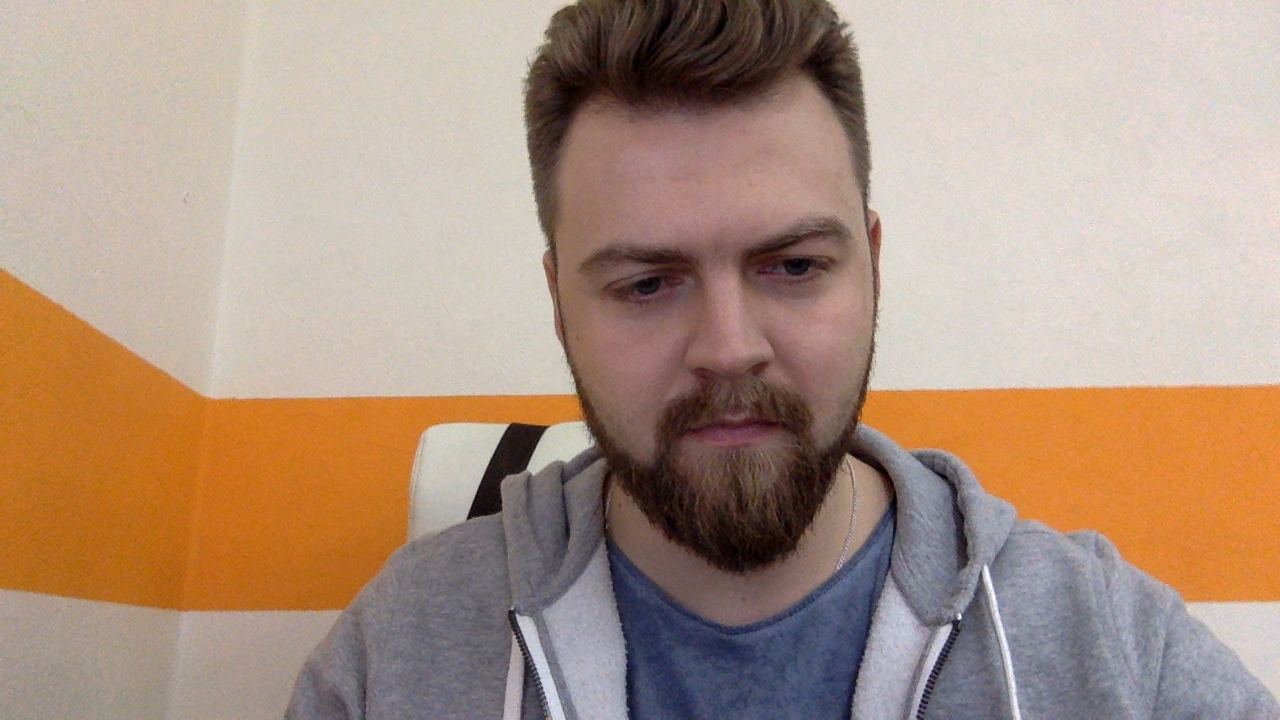
//> input picture wthInvisMan/wthInvisMan/background.png, 1280 x 720 px
$ ./main   (built with g++ and OpenCV 4)
//> lines starting //> are read from the running program, lines starting //| are printed output that depends on the picture; after the words box and inside, x2 and y2 are one past the last pixel; in counts of white or black regions, pixels touching at a corner belong together
//
//  main.cpp
//  wthInvisMan
//
//  Created by Alexey Dubrov on 11/25/17.
//  Copyright © 2017 Alexey Dubrov. All rights reserved.
//

#include <iostream>
#include <opencv2/imgproc.hpp>
#include <opencv2/highgui.hpp>

using namespace cv;

Scalar convertHsv(double h, double s, double v) {
    return Scalar((double)179 / 365 * h, (double)255 / 100 * s, (double)255 / 100 * v);
}

int main(int argc, const char * argv[]) {
    Scalar l = convertHsv(63, 10, 5);
    Scalar u = convertHsv(140, 140, 140);

    VideoCapture cap(0);
    if(!cap.isOpened()) return -1;

    Mat frame, hsv;

    namedWindow("Invisible Man", 1);

    int replace_counter = 0;
    Mat replace_bg = imread("/Work/Workspaces/Garage/wth3/wth-invisible-man/background.png");
//> replace_bg is the input picture: 720 rows x 1280 cols, CV_8UC3; mean B, G, R 130, 147.5, 172.5
    Mat f1_kernel = Mat::ones(5, 5, CV_64F);

    for(;;)
    {
        cap >> frame;
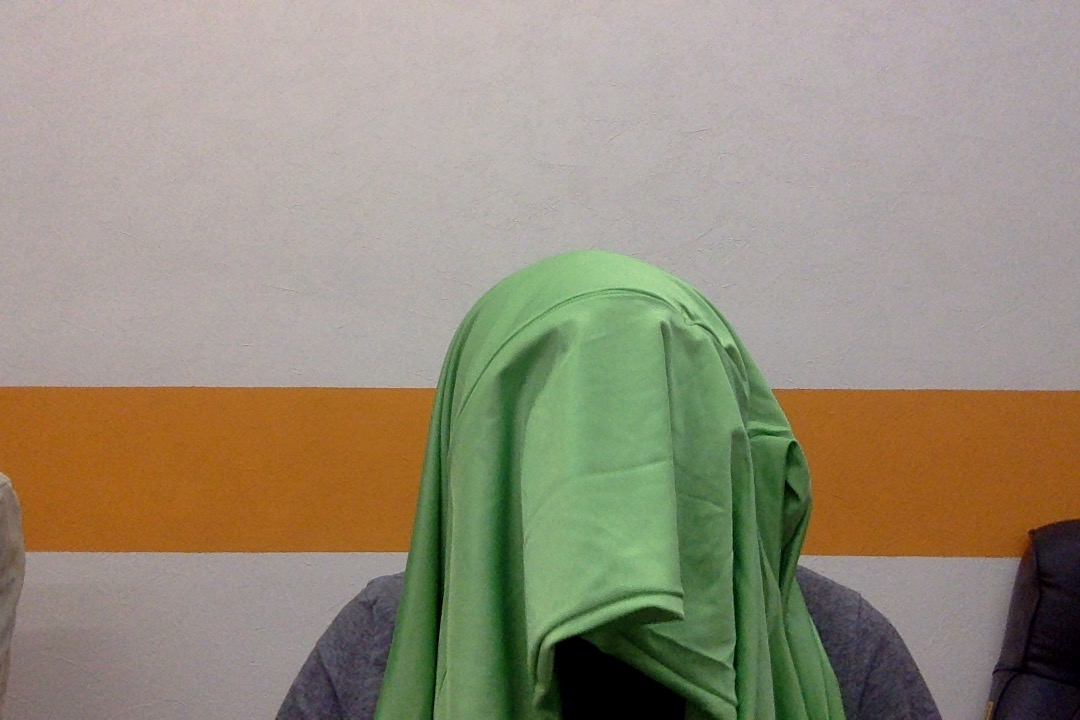
//> input picture boris.jpg, 1080 x 720 px, given in place of the camera
//> frame is the input picture: 720 rows x 1080 cols, CV_8UC3; mean B, G, R 122, 141.2, 148.5
        cvtColor(frame, hsv, COLOR_BGR2HSV);
//> hsv: 720 rows x 1080 cols, CV_8UC3; mean H, S, V 52.5, 63.7, 156.4

        Mat mask;
        inRange(hsv, l, u, mask);
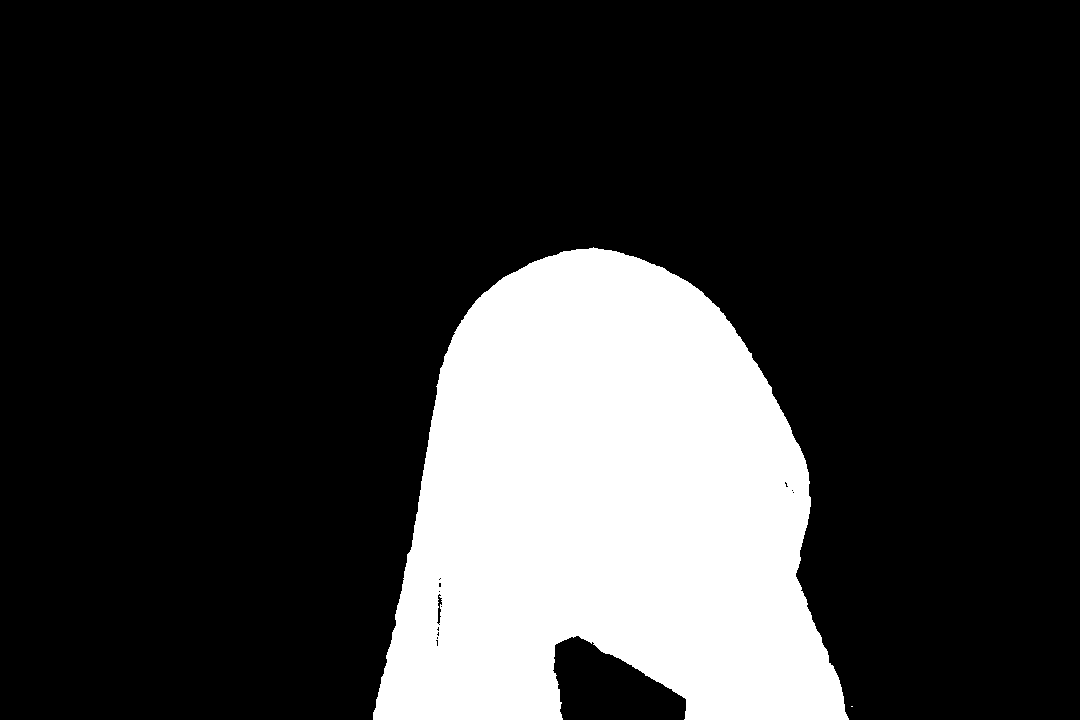
//> mask: 720 rows x 1080 cols, CV_8UC1; 20.6% white; 2 white regions (1 under 20 px), largest, box (x1, y1, x2, y2) and area: (373, 247, 849, 720) 159917

        medianBlur(mask, mask, 9);
        filter2D(mask, mask, -1, f1_kernel);
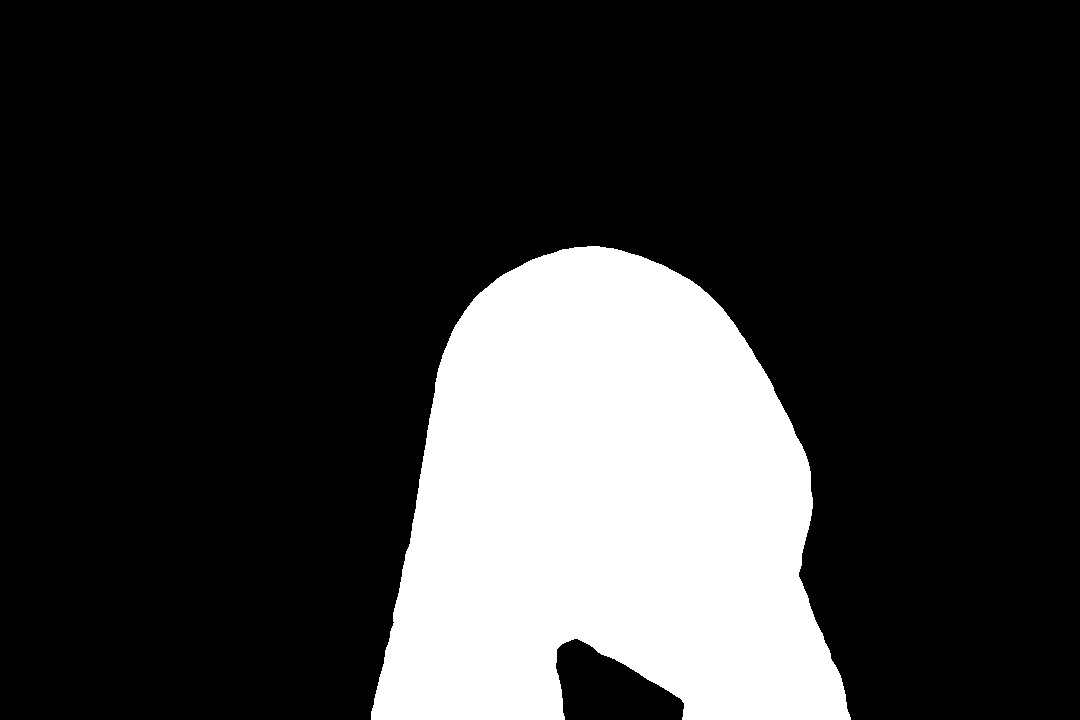
//> mask: 720 rows x 1080 cols, CV_8UC1; 21% white; 1 white region, box (x1, y1, x2, y2) and area: (371, 246, 851, 720) 163551

        Mat maskInv;
        bitwise_not(mask, maskInv);

        Mat bg;
        bitwise_and(frame, frame, bg, maskInv);
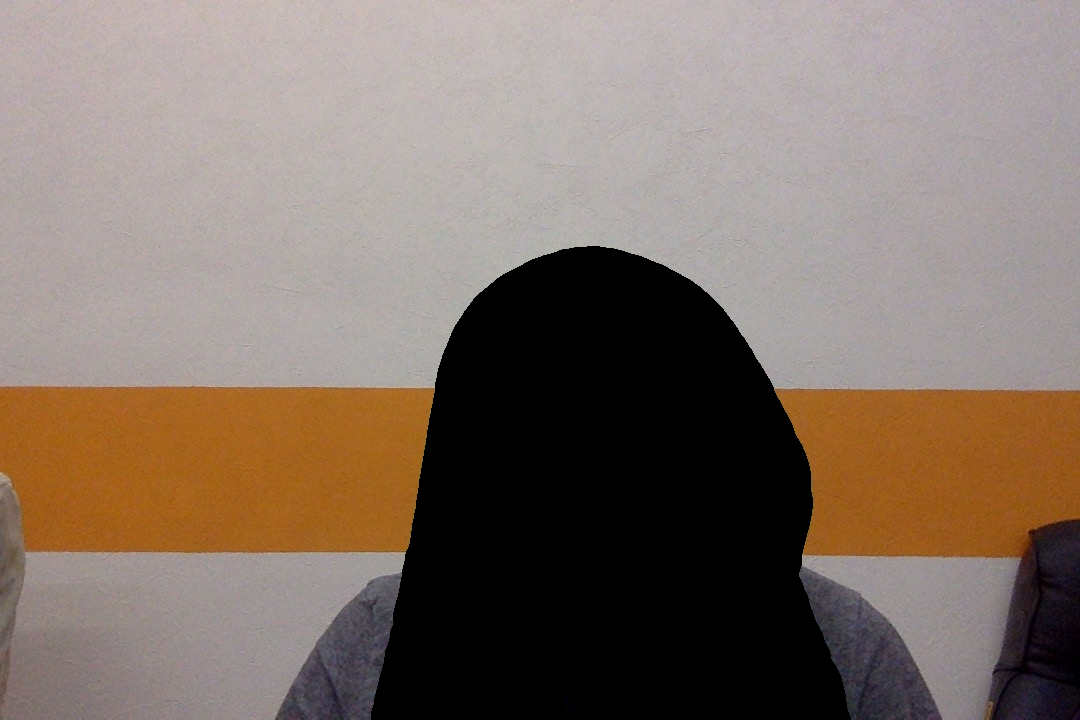
//> bg: 720 rows x 1080 cols, CV_8UC3; mean B, G, R 103.9, 113.7, 128.7

        Mat fg;
//> (the run ends here: the program stops with an error, at `bitwise_and(replace_bg, replace_bg, fg, mask);`)
